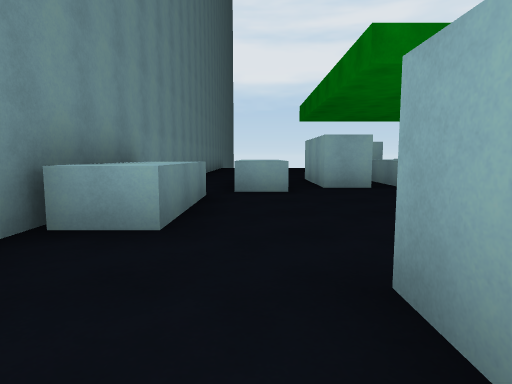
view 1 (above)

19 first-person views from a walk through a scene from a Unity 3-D project. The camera is 1.2 m above the floor, tilts 6° down and sees 75° across. The floor is counted in squares, 2 m on a side. Each view is taken from the middle of a square. On the plan, view 1 faces up. The plan holds only what a view shows up to about 10 squares ahead; the rest is blank. The place goes on beyond the plan.

view 2
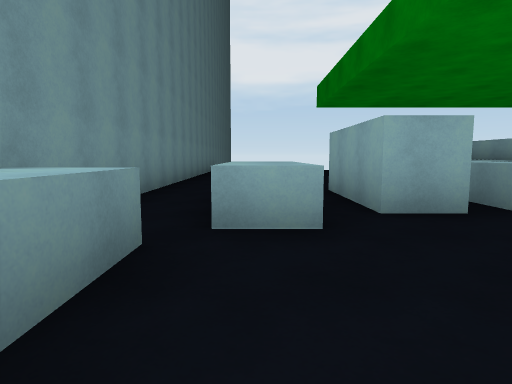

view 3
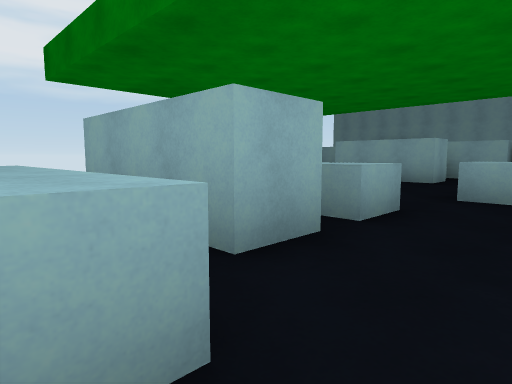

view 4
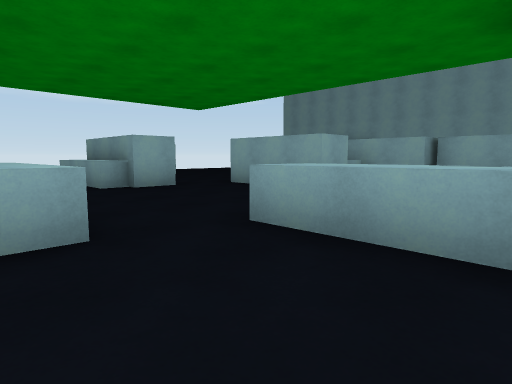

view 5
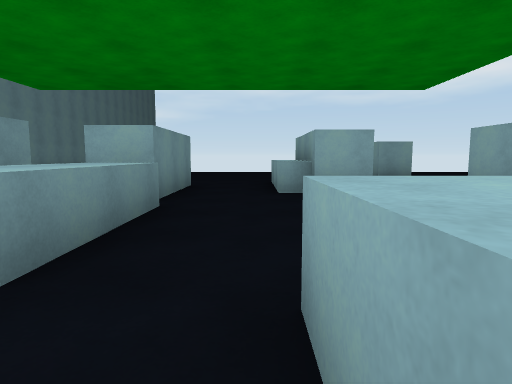

view 6
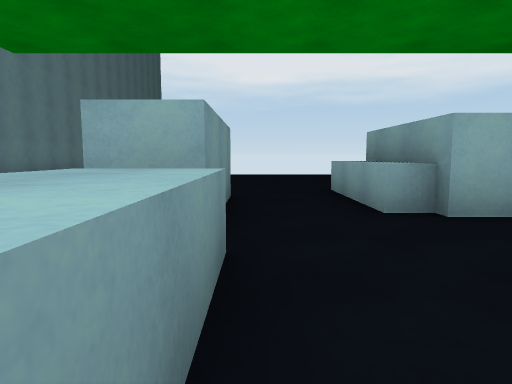

view 7
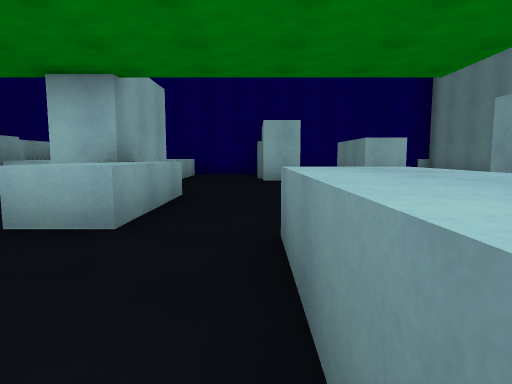

view 8
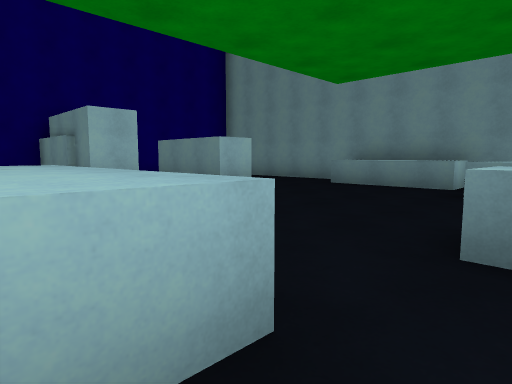

view 9
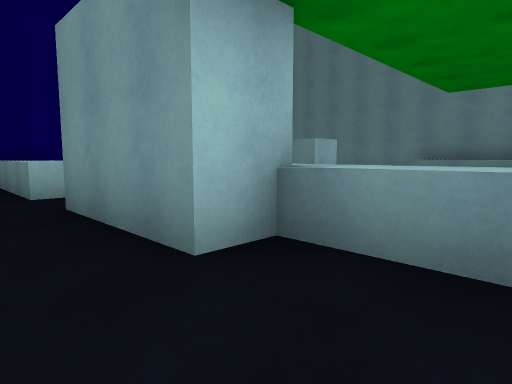

view 10
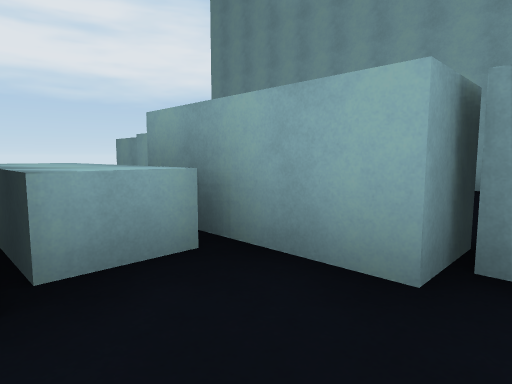

view 11
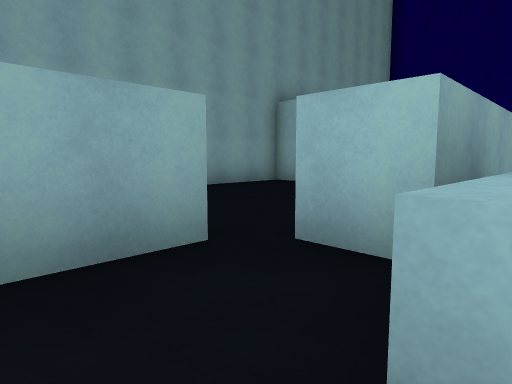

view 12
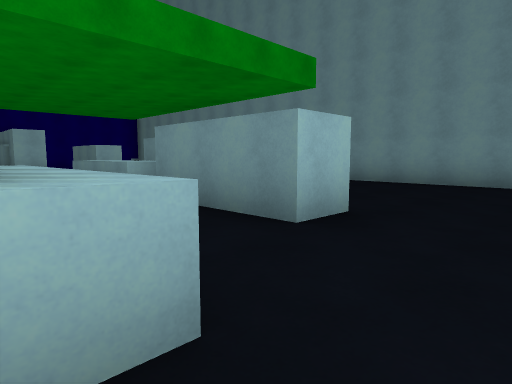

view 13
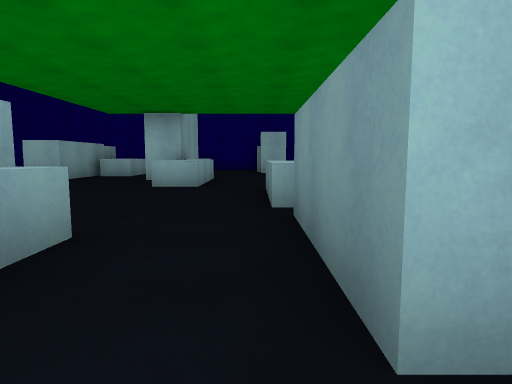

view 14
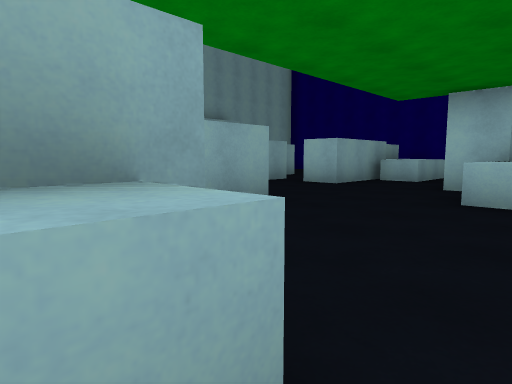

view 15
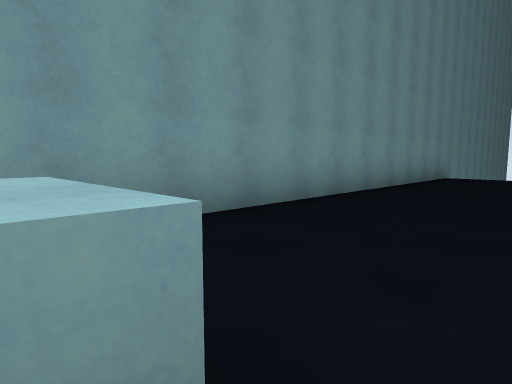

view 16
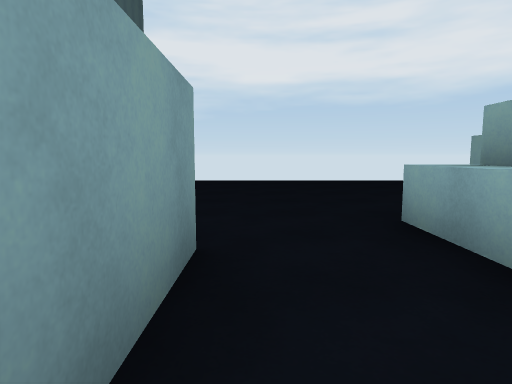

view 17
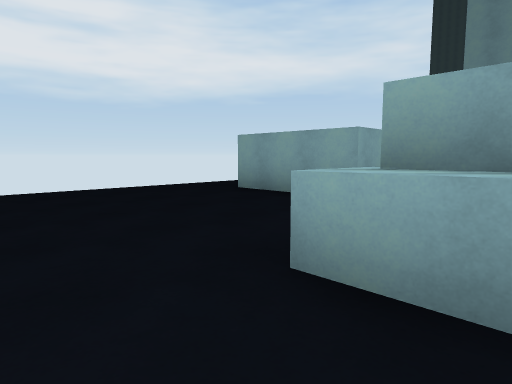

view 18
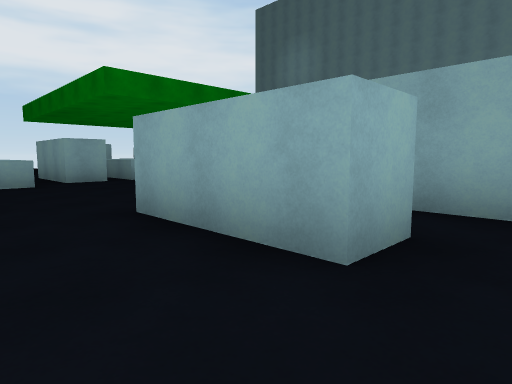

view 19
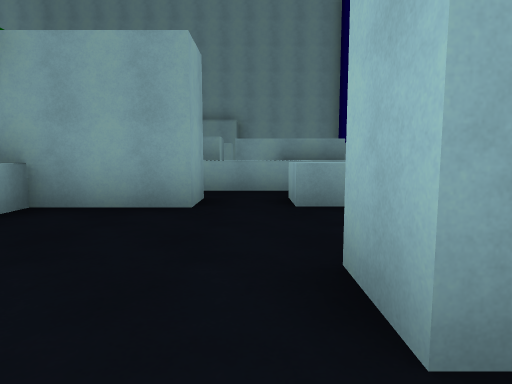

### Floor plan
Key: @ floor where view 1 was taken; # wall or solid block; . floor; ^ raised ledge.
Columns run from 2 left of view 1 to 16 right of it. Each row starts with its distance up from view 1.
 19 #
 18 #      ..
 17 #      ...
 16 #    ......#
 15 #    ......#
 14 #   ......     #
 13 #.......^      #
 12 #....#..#     #
 11 #... #..#   ..#
 10 #... #...  #^.#
  9 #...#^.... #^#..
  8 #.^.#^.....#^#...
  7 #.^.#^.......#....#
  6 #.^.....^....#    #
  5 #^......^..  #    #
  4 ^^......#..###    #
  3 #^......#..##
  2 #... ...#.^##
  1 #..#......^ #
  0 #.@# #..^^^^#
 -1 #..#.## ^^ ^#
 -2  .... #  ^
 -3       ####

Positions as (right, up) in squares from view 1, and headings:
1: (0, 0), facing up
2: (0, 3), facing up
3: (0, 5), facing up-right
4: (3, 4), facing up-right
5: (5, 5), facing up
6: (4, 7), facing up
7: (4, 9), facing down
8: (6, 7), facing down-left
9: (8, 6), facing down-left
10: (9, 6), facing up-right
11: (10, 11), facing down-right
12: (6, 14), facing down-left
13: (4, 13), facing down
14: (5, 11), facing down-right
15: (1, 8), facing up-left
16: (4, 10), facing up
17: (4, 12), facing up-right
18: (-1, -2), facing up-right
19: (2, 1), facing right
